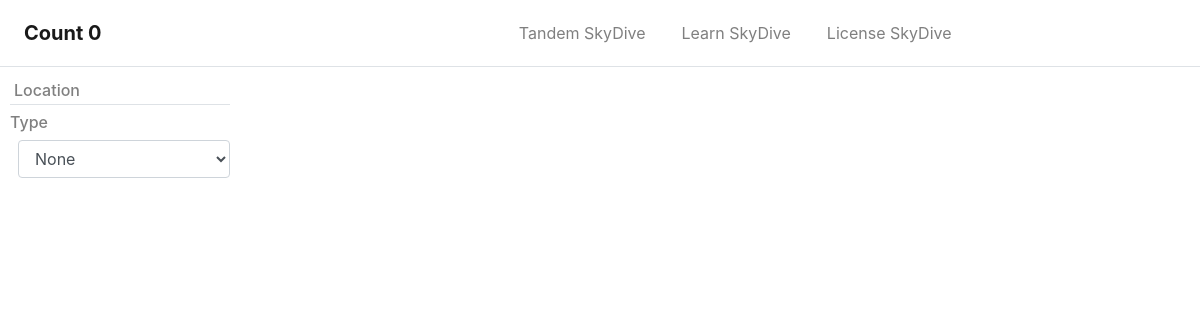
Page /skydive/search/tandemskydive/1 on the earlier database version.
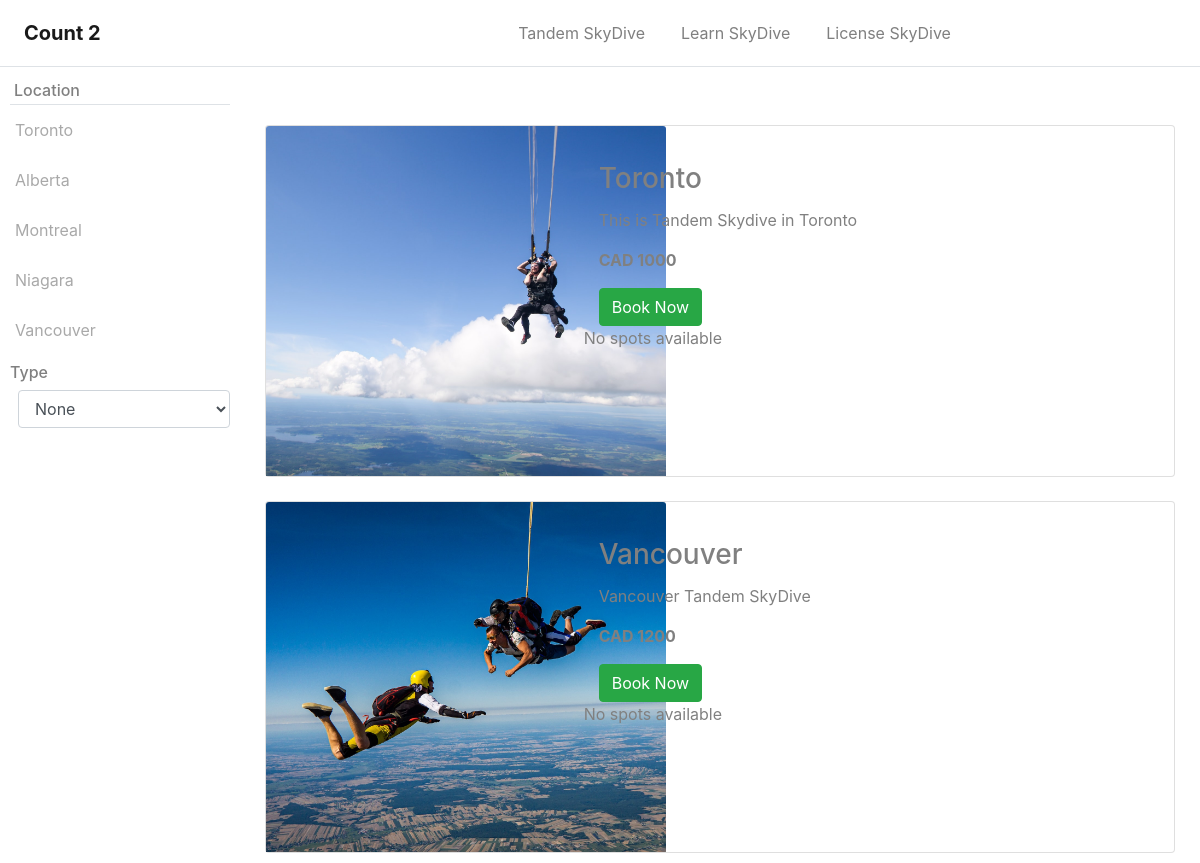
Same page on the later database version.
### skydive/models.py (models this page shows, shortened)
class Destination(models.Model):
    id = models.IntegerField(primary_key=True)
    province = models.CharField(max_length=20)
    img = models.ImageField(upload_to='pics')
    number = models.IntegerField(default=50)

class Destination_desc(models.Model):
    dest_id = models.AutoField(primary_key=True)
    province = models.CharField(max_length=20)
    price = models.IntegerField(default=2000)
    rating = models.IntegerField(default=5)
    desc = models.TextField()
    img_destin = models.ImageField(upload_to='pics')
    type_skydive = models.CharField(max_length=50, choices=SKYDIVE_TYPE)
    curr = models.CharField(max_length=10, choices=CURR_TYPE, default='cad')

### skydive/views.py (the view)
# urls.py: path('skydive/search/<str:skydive_type>/<int:desc_id>', views.type_skydive, name='type_skydive'),
def type_skydive(request, skydive_type, desc_id):
    try:
        loc_desc_list = Destination_desc.objects.filter(type_skydive=skydive_type)
        loc_list = Destination.objects.all()
        available_list = Reservation.objects.all()
        print(skydive_type)
        return render(request, 'skydive/search.html', {'loc_desc_list': loc_desc_list, 'loc_list': loc_list,
                                                       'available_list': available_list, 'search_item': 'type_skydive'})
    except Exception as err:
        print(err)
        return render(request, 'skydive/search.html', {'loc_desc_list': loc_desc_list, 'loc_list': loc_list,
                                                       'search_item': 'type_skydive'})

### skydive/templates/skydive/search.html (shortened to what this page needs)
    {% load static %}
    <!DOCTYPE html>
    <html lang="en">
    <head>
        <link rel="stylesheet" type="text/css" href="{% static 'styles/bootstrap4/bootstrap.min.css' %}">
        <link href="{% static 'plugins/font-awesome-4.7.0/css/font-awesome.min.css' %}" rel="stylesheet" type="text/css">
        <link rel="stylesheet" type="text/css" href="{% static 'plugins/OwlCarousel2-2.2.1/owl.carousel.css' %}">
        <link rel="stylesheet" type="text/css" href="{% static 'plugins/OwlCarousel2-2.2.1/owl.theme.default.css' %}">
        <link rel="stylesheet" type="text/css" href="{% static 'plugins/OwlCarousel2-2.2.1/animate.css' %}">
        <link rel="stylesheet" type="text/css" href="{% static 'styles/search.css' %}">
    </head>
    <body>
    <nav class="navbar navbar-expand-sm navbar-light bg-white border-bottom">
        <a class="navbar-brand ml-2 font-weight-bold" href="#">Count {{ loc_desc_list.count }} </a>
        <div class="collapse navbar-collapse" id="navbarColor">
            <ul class="navbar-nav">
                <li class="nav-item"><a class="nav-link" href="{% url 'skydive:type_skydive' 'tandemskydive' 1 %}">Tandem SkyDive</a> </li>
                <li class="nav-item"><a class="nav-link" href="{% url 'skydive:type_skydive' 'learnskydive' 2 %}">Learn SkyDive</a> </li>
                <li class="nav-item"><a class="nav-link" href="{% url 'skydive:type_skydive' 'licenseskydive' 3 %}">License SkyDive</a> </li>
            </ul>
        </div>
    </nav>
    <section id="sidebar">
        <div>
            <h6 class="p-1 border-bottom">Location</h6>
            {% for loc in loc_list %}
            <ul>
                <li><a href="{% url 'skydive:search_loc' loc.province %}">{{ loc.province }}</a></li>
            </ul>
            {% endfor %}
        </div>
        <div>
            <h6>Type</h6>
            <form action="{% url 'skydive:search' %}" class="ml-md-2" method="GET">
                <select name="price" class="form-control" onchange="this.form.submit()" >
                    <option value="1">None</option>
               </select>
            </form>
        </div>
    </section>
    <div id="products">
    <div class="container mt-5">
        {% for loc_desc in loc_desc_list %}
          <div class="card mt-4">
               <div class="row">
                     <div class="col-md-4">
                          <img src={{ loc_desc.img_destin.url }} class="card-img-top">
                     </div>
                     <div class="col-md-8">
                        <div class="card-body">
                            <h3 class="card-title mt-3"> {{ loc_desc.province }}</h3>
                            <p>{{ loc_desc.desc }} </p>
                            <p><b>{{ loc_desc.curr| upper }} {{ loc_desc.price }}</b></p>
                            <a href="{% url 'skydive:booking' loc_desc.dest_id %}"><button class="btn btn-success">Book Now</button></a>
                            <div class="row">
                                {% if available_list.spots_free > 0 %}
                                    <div class="cell">
                                       <p> Available</p>
                                    </div>
                                 {% else %}
                                    <div class="cell">
                                       <p> No spots available</p>
                                    </div>
                                {% endif %}
                            </div>
                        </div>
                     </div>
            </div>
        </div>
        {% endfor %}
       </div>
    </div>
    </body>
    </html>

Differences in the rows shown:
added Destination: province "Toronto"
added Destination: province "Alberta"
added Destination: province "Montreal"
added Destination: province "Niagara"
added Destination: province "Vancouver"
added Destination_desc: img_destin (picture), province "Toronto", desc "This is Tandem Skydive in Toronto", curr "CAD", price "1000"
added Destination_desc: img_destin (picture), province "Vancouver", desc "Vancouver Tandem SkyDive", curr "CAD", price "1200"
Other differences:
{{ loc_desc_list.count }}: "0" → "2"
